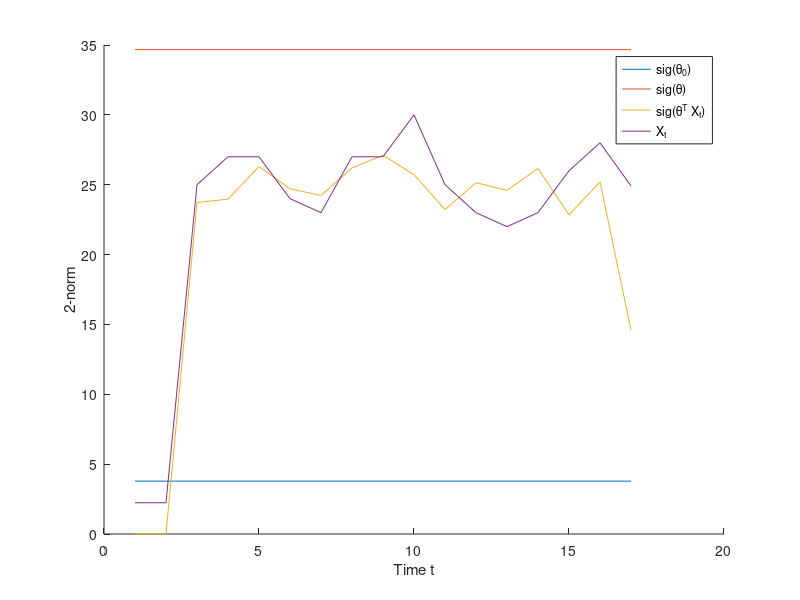

MATLAB code to generate this figure: (Note: this script raises an error after producing the figure.)
% Main function.
function Mosek_CVX_regression
    % Set the random seed.
    rng('default');
    % The length of the time horizon is d*periods+1.
    periods = 7;
    % Dimensions of 2-D space at any time instance.
    row = 7;
    col = row;
    % Norm for regularization (1-lasso, 2-ridge).
    reg = 1;
    % Lists for plotting
    error_log_l1 = [];
    error_lin_l1 = [];
    zer_log_l1 = [];
    zer_lin_l1 = [];
    theta_norm_log_l1 = [];
    theta_norm_lin_l1 = [];
    error_log_l2 = [];
    error_lin_l2 = [];
    zer_log_l2 = [];
    zer_lin_l2 = [];
    theta_norm_log_l2 = [];
    theta_norm_lin_l2 = [];
    error_log_projl1 = [];
    error_lin_projl1 = [];
    zer_log_projl1 = [];
    zer_lin_projl1 = [];
    theta_norm_log_projl1 = [];
    theta_norm_lin_projl1 = [];
    all_lambda = [];
    all_depths = [];
    
    % Memory depths.
    all_depths = linspace(2,7,6);
    % Regularization hyper-parameter.
    lbd = 0.001;
    
    for d = all_depths
        
        fprintf('%s %d', 'depth:',d);
        % Determine density.
        density = 0.1;
        % Generating Bernouilli time series of N time instances and L locations.
        [time_horizon, N, L, true_theta, true_b] = generate_series(row, col, d, periods, density);

        % LGR+LASSO : Logistic regression with lasso.
        [theta, b] = logistic(time_horizon, N, L, d, 1, lbd);
        % Generate a prediction and compare with groud truth.
        [err_log_l1, z_log_l1, t_n_log_l1] = predict(time_horizon((N-d)+1:N,:), time_horizon(N+1,:), L, d, true_theta, theta, b, row, col, @sigmoid, false);
        zer_log_l1 = [zer_log_l1 z_log_l1];
        error_log_l1 = [error_log_l1 err_log_l1];
        theta_norm_log_l1 = [theta_norm_log_l1 t_n_log_l1];
        
        % LNR+LASSO : Linear regression with lasso.
        [theta, b] = linear(time_horizon, N, L, d, 1, lbd);
        % Generate a prediction and compare with groud truth.
        [err_lin_l1, z_lin_l1, t_n_lin_l1] = predict(time_horizon((N-d)+1:N,:), time_horizon(N+1,:), L, d, true_theta, theta, b, row, col, @identity, false);
        zer_lin_l1 = [zer_lin_l1 z_lin_l1];
        error_lin_l1 = [error_lin_l1 err_lin_l1];
        theta_norm_lin_l1 = [theta_norm_lin_l1 t_n_lin_l1];
        
        % LGR+RIDGE : Logistic regression with ridge.
        [theta, b] = logistic(time_horizon, N, L, d, 2, lbd);
        % Generate a prediction and compare with groud truth.
        [err_log_l2, z_log_l2, t_n_log_l2] = predict(time_horizon((N-d)+1:N,:), time_horizon(N+1,:), L, d, true_theta, theta, b, row, col, @sigmoid, false);
        zer_log_l2 = [zer_log_l2 z_log_l2];
        error_log_l2 = [error_log_l2 err_log_l2];
        theta_norm_log_l2 = [theta_norm_log_l2 t_n_log_l2];
        
        % LNR+RIDGE : Linear regression with ridge.
        [theta, b] = linear(time_horizon, N, L, d, 2, lbd);
        % Generate a prediction and compare with groud truth.
        [err_lin_l2, z_lin_l2, t_n_lin_l2] = predict(time_horizon((N-d)+1:N,:), time_horizon(N+1,:), L, d, true_theta, theta, b, row, col, @identity, false);
        zer_lin_l2 = [zer_lin_l2 z_lin_l2];
        error_lin_l2 = [error_lin_l2 err_lin_l2];
        theta_norm_lin_l2 = [theta_norm_lin_l2 t_n_lin_l2];
        
        % LGR+PROJ_L1 : Logistic regression with projection onto L1 ball.
        [theta, b] = logistic_constraints(time_horizon, N, L, d);
        % Generate a prediction and compare with groud truth.
        [err_log_projl1, z_log_projl1, t_n_log_projl1] = predict(time_horizon((N-d)+1:N,:), time_horizon(N+1,:), L, d, true_theta, theta, b, row, col, @sigmoid, false);
        zer_log_projl1 = [zer_log_projl1 z_log_projl1];
        error_log_projl1 = [error_log_projl1 err_log_projl1];
        theta_norm_log_projl1 = [theta_norm_log_projl1 t_n_log_projl1];
        
        % LNR+PROJ_L1 : Linear regression with projection onto L1 ball.
        [theta, b] = linear_constraints(time_horizon, N, L, d);
        % Generate a prediction and compare with groud truth.
        [err_lin_projl1, z_lin_projl1, t_n_lin_projl1] = predict(time_horizon((N-d)+1:N,:), time_horizon(N+1,:), L, d, true_theta, theta, b, row, col, @identity, false);
        zer_lin_projl1 = [zer_lin_projl1 z_lin_projl1];
        error_lin_projl1 = [error_lin_projl1 err_lin_projl1];
        theta_norm_lin_projl1 = [theta_norm_lin_projl1 t_n_lin_projl1];
    end
    result_plot(all_depths, zer_log_l1, error_log_l1, theta_norm_log_l1, zer_log_l2, error_log_l2, theta_norm_log_l2, zer_lin_l1, error_lin_l1, theta_norm_lin_l1, zer_lin_l2, error_lin_l2, theta_norm_lin_l2, zer_log_projl1, error_log_projl1, theta_norm_log_projl1, zer_lin_projl1, error_lin_projl1, theta_norm_lin_projl1);
end

% Maximum likelihood estimation.
function [theta, init_intens] = logistic(time_horizon, N, L, d, reg, lambda)
        cvx_solver mosek;
        cvx_begin;
            variable theta(L, d*L);
            variable init_intens(L);
            obj = 0;
            for s = d:N
                X = time_horizon((s-d+1):s,:);
                X = reshape(X.',1,[]);
                % For each location in the 2-D grid.
                for l = 1:L
                    y = time_horizon(s+1,l);
                    a = theta(l,:);
                    b = init_intens(l);
                    % Log-likelihood with L1 penalty.
                    obj = obj + (y*(dot(X,a)+b) - log_sum_exp([0; (dot(X,a)+b)])) - lambda * norm(a,reg);
                end
            end
            maximize(obj);
        cvx_end;
        % Transform small values of theta to 0s.
        theta(theta>-0.001 & theta<0.001) = 0;
end

% Least-squares estimation.
function [theta, init_intens] = linear(time_horizon, N, L, d, reg, lambda)
        cvx_begin
            variable theta(L, d*L);
            variable init_intens(L);
            obj = 0;
            for s = d:N
                X = time_horizon((s-d+1):s,:);
                X = reshape(X.',1,[]);
                % For each location in the 2-D grid.
                for l = 1:L
                    y = time_horizon(s+1,l);
                    a = theta(l,:);
                    b = init_intens(l);
                    % Distance.
                    obj = obj + norm(y-(dot(X,a)+b))/2 + lambda * norm(a,reg);
                end
            end
            minimize(obj);
        cvx_end
        % Transform small values of theta to 0s.
        theta(theta>-0.001 & theta<0.001) = 0;
end

% Maximum likelihood estimation with constraints.
function [theta, init_intens] = logistic_constraints(time_horizon, N, L, d)
        cvx_solver mosek;
        cvx_begin;
            variable theta(L, d*L);
            variable init_intens(L);
            obj = 0;
            for s = d:N
                X = time_horizon((s-d+1):s,:);
                X = reshape(X.',1,[]);
                % For each location in the 2-D grid.
                for l = 1:L
                    y = time_horizon(s+1,l);
                    a = theta(l,:);
                    b = init_intens(l);
                    % Log-likelihood with L1 penalty.
                    obj = obj + (y*(dot(X,a)+b) - log_sum_exp([0; (dot(X,a)+b)]));
                end
            end
            maximize(obj);
        cvx_end;
        for l = 1:L
            theta(l,:) = ProjectL1Ball(theta(l,:), 1, -1*ones(1, L*d), ones(1, L*d));
        end
        % Transform small values of theta to 0s.
        theta(theta>-0.001 & theta<0.001) = 0;
end

% Least-squares estimation with constraints.
function [theta, init_intens] = linear_constraints(time_horizon, N, L, d)
        cvx_begin
            variable theta(L, d*L);
            variable init_intens(L);
            obj = 0;
            for s = d:N
                X = time_horizon((s-d+1):s,:);
                X = reshape(X.',1,[]);
                % For each location in the 2-D grid.
                for l = 1:L
                    y = time_horizon(s+1,l);
                    a = theta(l,:);
                    b = init_intens(l);
                    % Distance.
                    obj = obj + norm(y-(dot(X,a)+b))/2;
                end
            end
            minimize(obj);
        cvx_end
        for l = 1:L
            theta(l,:) = ProjectL1Ball(theta(l,:), 1, -1*ones(1, L*d), ones(1, L*d));
        end
        % Transform small values of theta to 0s.
        theta(theta>-0.001 & theta<0.001) = 0;
end

% Prediction for time series of 2-D Bernouilli events.
function [err, zer, dist] = predict(X, y, L, d, true_theta, theta, b, rows, columns, activation, heatmap)
    if ~exist('heatmap','var')
        heatmap = false; end
    X = reshape(X.',1,[]);
    y = reshape(y.',1,[]);
    prediction = normrnd(0,1,1,L);
    obj = 0;
    for l = 1:L
        prediction(l) = activation(b(l) + dot(X, theta(l,:)));
        a = theta(l,:);
        obj = obj + (y(l)*(dot(X,a)+b(l)) - log(1+exp(dot(X,a)+(l))));
    end
    % Error of the prediction.
    err = immse(y,prediction);
    % 2-norm of the difference btween estimated theta and true theta.
    dist = sum(sqrt((true_theta-theta).^2),'all');
    zer = nnz(theta);
    % Null values in the estimated theta.
    zer = zer/(d*L*L);
    fprintf('%s\n', 'First values of estimated theta:');
    disp(theta(1,1:3));
    fprintf('%s\n', 'First values of true theta:');
    disp(true_theta(1,1:3));
    % Plot the true theta and predicted theta heatmaps.
    if heatmap == true
        true_th = reshape(true_theta(1,:),d,L);
        th = reshape(theta(1,:),d,L);
        color_plot(true_th, th);
    end
end

% Log-it activation function.
function y = sigmoid(x)
    y = (1+exp(-x)).^(-1);
end

% Identity activation function.
function y = identity(x)
    y = x;
end

% Binary log-it activation function.
function y = Bernouilli_draw(p)
    r = rand();
    if r <= p
        y = 1;
    else
        y = 0;
    end
end

% Generate time series with d*periods+1 time steps.
function [time_horizon, N, L, theta, theta0] = generate_series(L_rows, L_columns, d, periods, density)
    % Number of locations.
    L = L_rows*L_columns;
    % Creating random events with some density over an n by m grid.
    N = d + d*periods;
    % For plotting.
    norm_X = zeros(1,N+1);
    norm_lc = zeros(1,N+1);
    % Initialiazing the time horizon.
    time_horizon = zeros(N,L);
    % Create a random Bernoulli process grid at the initial time strech.
    for s = (1:d)
        x = sprand(L, 1, density);
        x(x>0) = 1;
        norm_X(s) = norm(x,2);
        for l = 1:L
            time_horizon(s,:) = x;
        end
    end
    % Initialising the sparse true parameter vector and the initial probability.
    %theta = normrnd(0, 1, L, d*L);
    theta = sprandn(L, d*L, density);
    fprintf('%s\n %d\n', 'Part of non-zero values in the true parameter vector:', nnz(theta)/(d*L*L));
    fprintf('%s\n', 'First values of the parameter vector:');
    disp(theta(1:2*d,1:2*d));
    % Putting half of the true parameter vector values below 0.
    theta0 = normrnd(0, 1, 1, L);
    % Generate time series.
    for s = (d+1):(N+1)
        % Predictor X of dimension d*L.
        X = time_horizon((s-d):(s-1),:);
        X = reshape(X.',1,[]);
        for l = 1:L
            % Train data.
            if s ~= (N+1)
                p = sigmoid(theta0(l) + dot(X, theta(l,:)));
                time_horizon(s,l) = Bernouilli_draw(p);
            % Test data.
            else
                time_horizon(s,l) = sigmoid(theta0(l) + dot(X, theta(l,:)));
            end
            % Calculating the norm of the linear combination.
            norm_lc(1,s) = norm_lc(1,s) + p;
            norm_X(1,s) = norm_X(1,s) + time_horizon(s,l);
        end
    end
    fprintf('%s\n %d\n', 'Part of non-zero values in the time horizon:', nnz(time_horizon)/(N*L));
    fprintf('%s\n', 'Last values of the time horizon:');
    disp(time_horizon(N-2*d:N,L-8:L));
    % Plotting
    time = 1:(N+1);
    norm_theta0 = repelem(norm(sigmoid(theta0),2), N+1);
    norm_theta = repelem(norm(sigmoid(theta),2), N+1);
    figure(1);
    hold on;
    plot(time, norm_theta0);
    plot(time, norm_theta);
    plot(time, norm_lc);
    plot(time, norm_X);
    xlabel('Time t');
    ylabel('2-norm');
    legend('sig(\theta_0)','sig(\theta)','sig(\theta^T X_t)','X_t');
    fprintf('%s %d \n', 'Norm of sig(theta):', norm(sigmoid(theta),2));
    saveas(gcf, 'time_horizon_vs_initial_intensities', 'png');
    hold off;
end

function [] = result_plot(all_lambda, zer_log_l1, error_log_l1, theta_norm_log_l1, zer_log_l2, error_log_l2, theta_norm_log_l2, zer_lin_l1, error_lin_l1, theta_norm_lin_l1, zer_lin_l2, error_lin_l2, theta_norm_lin_l2, zer_log_projl1, error_log_projl1, theta_norm_log_projl1, zer_lin_projl1, error_lin_projl1, theta_norm_lin_projl1)
    %all_lambda = log(all_lambda);
    f1 = figure('visible','off');
    hold on;
    plot(all_lambda, zer_log_l1);
    plot(all_lambda, zer_lin_l1);
    plot(all_lambda, zer_log_l2);
    plot(all_lambda, zer_lin_l2);
    plot(all_lambda, zer_lin_projl1);
    plot(all_lambda, zer_lin_projl1);
    %xlabel('Log-scale reguralization hyper-parameter \lambda');
    xlabel('Memeory depth d');
    ylabel('Non-zero values in \theta');
    legend('Log-regression + L1','Linear-regression + L1','Log-regression + L2','Linear-regression + L2','Log-regression + L1 ball proj.','Linear-regression + L1 ball proj.');
    saveas(f1, 'null_values', 'png');
    hold off;
    f2 = figure('visible','off');
    hold on;
    plot(all_lambda, log(error_log_l1));
    plot(all_lambda, log(error_lin_l1));
    plot(all_lambda, log(error_log_l2));
    plot(all_lambda, log(error_lin_l2));
    plot(all_lambda, log(error_log_projl1));
    plot(all_lambda, log(error_lin_projl1));
    xlabel('Memeory depth d');
    ylabel('Log-scale prediction error at t+1');
    legend('Log-regression + L1','Linear-regression + L1','Log-regression + L2','Linear-regression + L2','Log-regression + L1 ball proj.','Linear-regression + L1 ball proj.');
    saveas(f2, 'error', 'png');
    hold off;
    f3 = figure('visible','off');
    hold on;
    plot(all_lambda, log(theta_norm_log_l1));
    plot(all_lambda, log(theta_norm_lin_l1));
    plot(all_lambda, log(theta_norm_log_l2));
    plot(all_lambda, log(theta_norm_lin_l2));
    plot(all_lambda, log(theta_norm_log_projl1));
    plot(all_lambda, log(theta_norm_lin_projl1));
    xlabel('Memeory depth d');
    ylabel('Log-scale squared 2-norm of \theta - \theta^*');
    legend('Log-regression + L1','Linear-regression + L1','Log-regression + L2','Linear-regression + L2','Log-regression + L1 ball proj.','Linear-regression + L1 ball proj.');
    saveas(f3, 'distance', 'png');
    hold off;
end

function [] = color_plot(v_true,v_pred)
    bottom = min(min(min(v_true)),min(min(v_pred)));
    top  = max(max(max(v_true)),max(max(v_pred)));
    f = figure('visible','off');
    % Plotting the first plot
    sp1 = subplot(1,2,1);
    colormap('hot');
    imagesc(v_true);
    xlabel(sp1, 'true \theta');
    shading interp;
    % This sets the limits of the colorbar to manual for the first plot
    caxis manual;
    caxis([bottom top]);
    % Plotting the second plot
    sp2 = subplot(1,2,2);
    colormap('hot');
    imagesc(v_pred);
    xlabel(sp2, 'estimated \theta');
    shading interp;
    % This sets the limits of the colorbar to manual for the second plot
    caxis manual;
    caxis([bottom top]);
    colorbar;
    saveas(f, 'color_maps', 'png');
end
